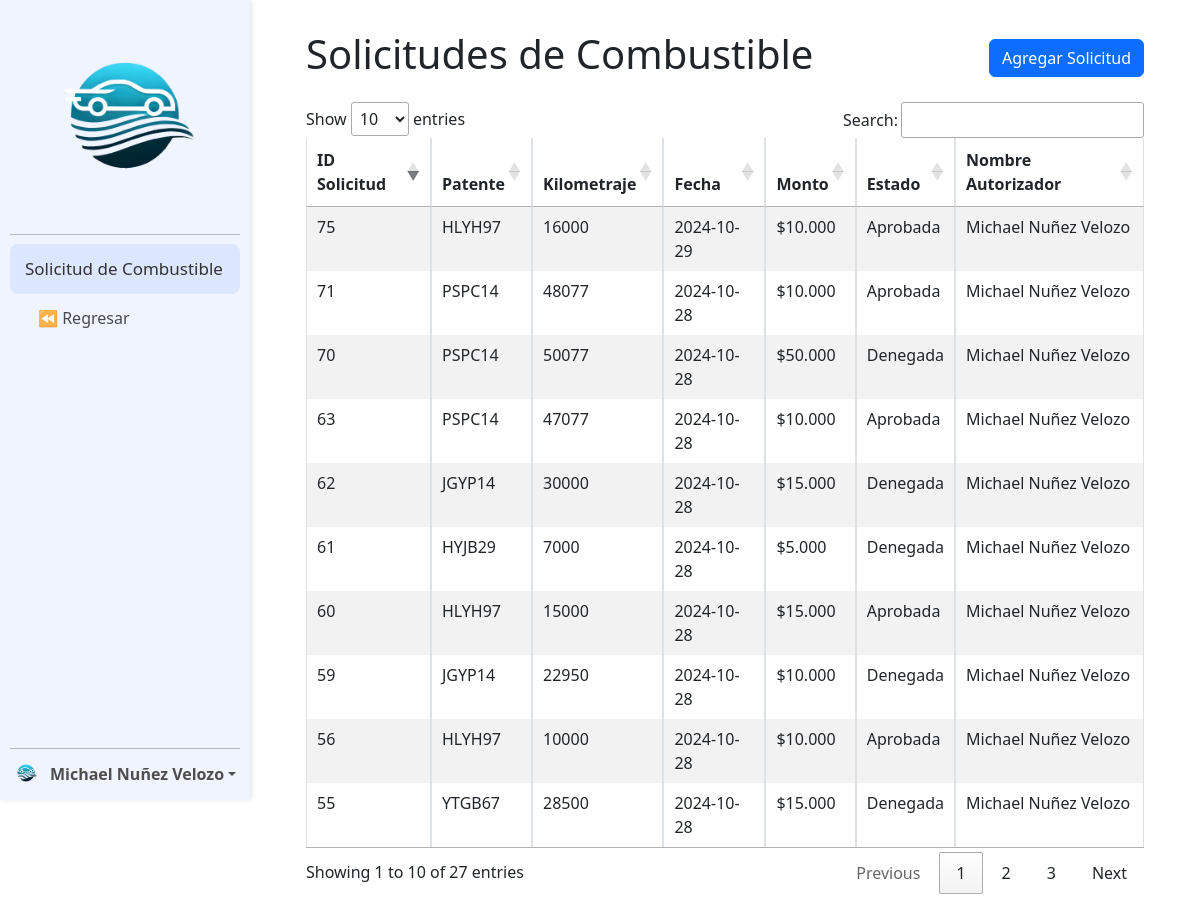
Page /Modulo_Flota/solicitud_combustible/lista_vista_chofer.php (signed in) on the committed database.
### tables this page shows
CREATE TABLE `solicitud_combustible` (
  `id_solicitud` int(11) NOT NULL AUTO_INCREMENT,
  `patente` varchar(8) NOT NULL,
  `rut` varchar(15) NOT NULL,
  `fecha` date NOT NULL,
  `kilometraje` int(11) NOT NULL,
  `monto` decimal(10,2) NOT NULL,
  `estado` enum('Pendiente','Aprobada','Denegada') DEFAULT 'Pendiente',
  `rut_autorizador` varchar(15) DEFAULT NULL,
  PRIMARY KEY (`id_solicitud`),
  KEY `patente` (`patente`),
  KEY `rut` (`rut`),
  CONSTRAINT `solicitud_combustible_ibfk_1` FOREIGN KEY (`patente`) REFERENCES `vehiculo` (`patente`),
  CONSTRAINT `solicitud_combustible_ibfk_2` FOREIGN KEY (`rut`) REFERENCES `usuario` (`rut`)
);

CREATE TABLE `usuario` (
  `rut` varchar(15) NOT NULL,
  `nombre` varchar(45) DEFAULT NULL,
  `Usuario` varchar(20) DEFAULT NULL,
  `clave` varchar(64) DEFAULT NULL,
  `fecha_ingreso` date DEFAULT NULL,
  `fecha_termino` date DEFAULT NULL,
  `Id_Rol` int(11) DEFAULT NULL,
  `id_cargo` int(11) DEFAULT NULL,
  `supervisor` varchar(15) DEFAULT NULL,
  `activo` varchar(5) DEFAULT NULL,
  PRIMARY KEY (`rut`),
  KEY `fk_usuario_roles` (`Id_Rol`),
  KEY `fk_usuario_cargo` (`id_cargo`),
  CONSTRAINT `fk_usuario_cargo` FOREIGN KEY (`id_cargo`) REFERENCES `cargo` (`id_cargo`) ON DELETE SET NULL ON UPDATE CASCADE,
  CONSTRAINT `fk_usuario_roles` FOREIGN KEY (`Id_Rol`) REFERENCES `roles` (`Id_Rol`) ON DELETE SET NULL ON UPDATE CASCADE
);

### Modulo_Flota/solicitud_combustible/lista_vista_chofer.php (the view, shortened to what this page needs)
<?php
include("../conexion.php");
$rut = $_SESSION['rut'];
$sql_solicitudes = "
    SELECT s.id_solicitud, s.patente, s.kilometraje, s.fecha, s.monto, s.estado, u.nombre AS nombre_autorizador
    FROM solicitud_combustible s
    LEFT JOIN usuario u ON s.rut_autorizador = u.rut
    WHERE s.rut = ?";
$stmt_solicitudes = $conexion->prepare($sql_solicitudes);
$stmt_solicitudes->bind_param('s', $rut);
$stmt_solicitudes->execute();
$resultado_solicitudes = $stmt_solicitudes->get_result();
?>
<!DOCTYPE html>
<html lang="es" dir="ltr">
<head>
    <link rel="stylesheet" type="text/css" href="../estilos_generales/sidebar.css">
    <link href="https://cdn.jsdelivr.net/npm/bootstrap@5.3.0-alpha3/dist/css/bootstrap.min.css" rel="stylesheet">
    <link href="https://cdnjs.cloudflare.com/ajax/libs/select2/4.0.6-rc.0/css/select2.min.css" rel="stylesheet" />
    <link rel="stylesheet" href="https://cdn.jsdelivr.net/npm/select2-bootstrap-5-theme@1.3.0/dist/select2-bootstrap-5-theme.min.css" />
    <link rel="stylesheet" href="//cdn.datatables.net/1.13.7/css/jquery.dataTables.min.css" />
</head>
<body>
    <nav class="sidebar">
        <div class="cuadricula">
            <a href="">
                <img src="../img/logo.png" alt="Logo" class="logo_Blanco">
            </a>
            <hr class="sidebarHr">
            <a class="elemento activo" href="">Solicitud de Combustible</a>
            <a class="elemento sub" href="../index.php">⏪ Regresar</a>
        </div>
        <div class="dropdown">
            <hr class="sidebarHr">
            <a href="#" class="d-flex align-items-center text-white text-decoration-none dropdown-toggle" data-bs-toggle="dropdown" aria-expanded="false">
                <img src="../img/logo.png" alt="" width="32" height="32" class="rounded-circle me-2">
                <strong><?php echo isset($_SESSION['nombre']) ? htmlspecialchars($_SESSION['nombre']) : 'Usuario'; ?></strong>
            </a>
        </div>
    </nav>
    <main class="content">
        <div class="d-flex justify-content-between align-items-center mb-3">
            <h1>Solicitudes de Combustible</h1>
            <button type="button" class="btn btn-primary" data-bs-toggle="modal" data-bs-target="#modalAgregarSolicitud">
                Agregar Solicitud
            </button>
        </div>
        <table id="tabla_solicitudes" class="table table-striped table-bordered">
            <thead>
                <tr>
                    <th>ID Solicitud</th>
                    <th>Patente</th>
                    <th>Kilometraje</th>
                    <th>Fecha</th>
                    <th>Monto</th>
                    <th>Estado</th>
                    <th>Nombre Autorizador</th>
                </tr>
            </thead>
            <tbody>
                <?php if ($resultado_solicitudes && $resultado_solicitudes->num_rows > 0): ?>
                    <?php while ($solicitud = $resultado_solicitudes->fetch_assoc()): ?>
                        <tr>
                            <td><?= htmlspecialchars($solicitud['id_solicitud']) ?></td>
                            <td><?= htmlspecialchars($solicitud['patente']) ?></td>
                            <td><?= htmlspecialchars($solicitud['kilometraje']) ?></td>
                            <td><?= htmlspecialchars($solicitud['fecha']) ?></td>
                            <td><?= '$' . number_format($solicitud['monto'], 0, ',', '.') ?></td>
                            <td><?= htmlspecialchars($solicitud['estado']) ?></td>
                            <td><?= htmlspecialchars($solicitud['nombre_autorizador'] ?? 'Pendiente') ?></td>
                        </tr>
                    <?php endwhile ?>
                <?php else: ?>
                    <tr>
                        <td colspan="7" class="text-center">No hay solicitudes de combustible registradas.</td>
                    </tr>
                <?php endif ?>
            </tbody>
        </table>
    </main>
</body>
</html>

### Modulo_Flota/estilos_generales/sidebar.css (style rules this page uses)
.sidebar { padding: 10px; width: 250px; background-color: #f0f4ff; position: fixed; height: 100vh; display: flex; flex-direction: column; justify-content: space-between; z-index: 1; overflow-y: auto; transition: all 0.3s ease; box-shadow: 2px 0 5px rgba(0, 0, 0, 0.1); }
img.logo_Blanco { width: 100%; }
.cuadricula a { display: block; color: #000000 !important; padding: 12px 15px 12px 15px; text-decoration: none; transition: 0.3s; border-radius: 8px; }
.sidebar a.elemento { opacity: 0.7; }
.sidebar a.elemento.activo { opacity: 1; font-size: 17px; background-color: #dce6ff; color: #333 !important; }
.sidebar a.sub { padding-left: 28px; }
.content { margin-left: 250px; padding-top: 30px !important; padding-left: 56px !important; padding-right: 56px !important; padding-bottom: 10px !important; transition: margin-left 0.3s ease; }
hr.sidebarHr { position: relative !important; margin-top: 0px !important; margin-bottom: 9px !important; color: #020202 !important; }
.dropdown a { color: #4e4e4e !important; }

### rows in the picture
solicitud_combustible: id_solicitud "55", patente "YTGB67", kilometraje "28500", fecha "2024-10-28", monto "15.000", estado "Denegada", rut.nombre "Michael Nuñez Velozo"
solicitud_combustible: id_solicitud "56", patente "HLYH97", kilometraje "10000", fecha "2024-10-28", monto "10.000", estado "Aprobada", rut.nombre "Michael Nuñez Velozo"
solicitud_combustible: id_solicitud "59", patente "JGYP14", kilometraje "22950", fecha "2024-10-28", monto "10.000", estado "Denegada", rut.nombre "Michael Nuñez Velozo"
solicitud_combustible: id_solicitud "60", patente "HLYH97", kilometraje "15000", fecha "2024-10-28", monto "15.000", estado "Aprobada", rut.nombre "Michael Nuñez Velozo"
solicitud_combustible: id_solicitud "61", patente "HYJB29", kilometraje "7000", fecha "2024-10-28", monto "5.000", estado "Denegada", rut.nombre "Michael Nuñez Velozo"
solicitud_combustible: id_solicitud "62", patente "JGYP14", kilometraje "30000", fecha "2024-10-28", monto "15.000", estado "Denegada", rut.nombre "Michael Nuñez Velozo"
solicitud_combustible: id_solicitud "63", patente "PSPC14", kilometraje "47077", fecha "2024-10-28", monto "10.000", estado "Aprobada", rut.nombre "Michael Nuñez Velozo"
solicitud_combustible: id_solicitud "70", patente "PSPC14", kilometraje "50077", fecha "2024-10-28", monto "50.000", estado "Denegada", rut.nombre "Michael Nuñez Velozo"
solicitud_combustible: id_solicitud "71", patente "PSPC14", kilometraje "48077", fecha "2024-10-28", monto "10.000", estado "Aprobada", rut.nombre "Michael Nuñez Velozo"
solicitud_combustible: id_solicitud "75", patente "HLYH97", kilometraje "16000", fecha "2024-10-29", monto "10.000", estado "Aprobada", rut.nombre "Michael Nuñez Velozo"

### other values in the picture
$_SESSION['nombre'] "Michael Nuñez Velozo"
